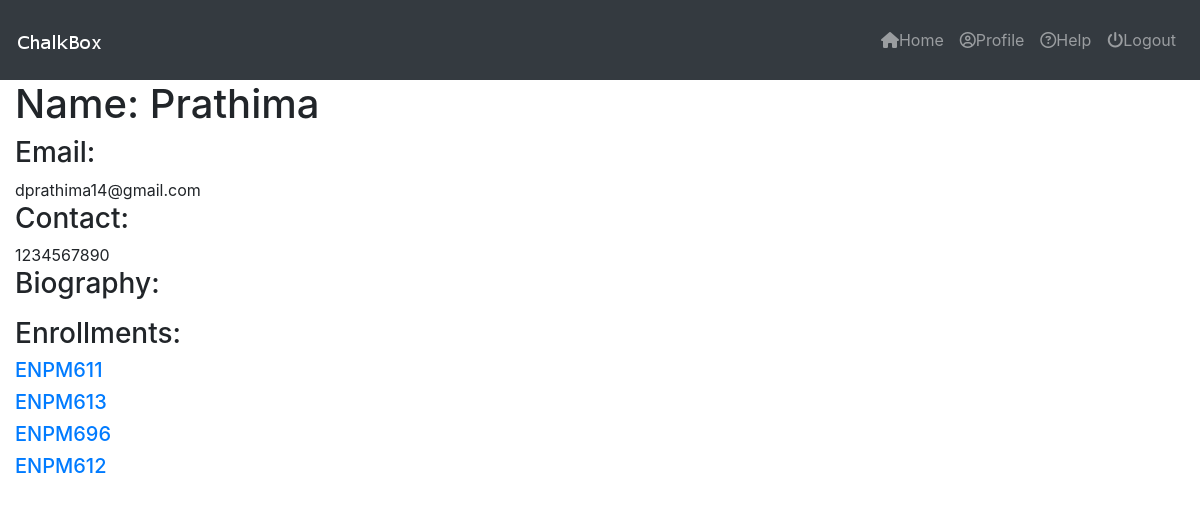
/profile/ (signed in), run on the app's committed database.
### accounts/models.py (models this page shows, shortened)
class User(AbstractBaseUser):
	username    = models.CharField(max_length=120)
	email       = models.EmailField(max_length=255, unique=True)
	full_name   = models.CharField(max_length=255, blank=True, null=True)
	biography   = models.TextField(blank=True)
	phone_number= models.IntegerField(blank=True, null=True)
	is_active   = models.BooleanField(default=True) # can login
	staff       = models.BooleanField(default=False) # staff user non superuser
	admin       = models.BooleanField(default=False) # superuser
	timestamp   = models.DateTimeField(auto_now_add=True)
	courses     = models.ManyToManyField(Course, blank=True)
	USERNAME_FIELD = 'email'
	REQUIRED_FIELDS = [] #['full_name'] #python manage.py createsuperuser
	objects = UserManager()

### courses/models.py (models this page shows, shortened)
class Course(models.Model):
    course_code = models.CharField(max_length=120)
    course_title = models.CharField(max_length=120)
    course_description = models.TextField(blank=True)
    updated     = models.DateTimeField(auto_now=True)
    timestamp   = models.DateTimeField(auto_now_add=True)
    syllabus	= models.FileField(null=True, blank=True)
    publish_syllabus   = models.BooleanField(default=False)
    def get_absolute_url(self):
    	return reverse("courses:detail", kwargs={"cid": self.id})

### accounts/views.py (the view)
def user_profile(request):
	user = get_object_or_404(User, id=request.user.id)
	queryset = user.courses.all()
	context = {
		"name": user.username,
		"user": user,
		"courses": queryset,
	}
	return render(request, "account/user_profile.html", context)

### templates/account/user_profile.html (shortened to what this page needs)
{% extends "base_navbar.html" %}
{% block content %}
<div class="container-fluid">
	<div class="content">
	<h1>Name: {{ name }}</h1>
	<div>
		<h3>Email:</h3> {{ user.email }}
		<h3>Contact:</h3> {{ user.phone_number }}
		<h3>Biography:</h3>
		<h3>Enrollments:</h3>
		{% for course in courses %}
			<h5><a href='{{ course.get_absolute_url }}'>{{ course.course_code }}</a></h5>
		{% endfor %}
	</div>
	</div>
</div>
{% endblock %}

### static_proj/static_root/css/custom.css (style rules this page uses)
.content { padding-top: 10vh; }

### data on the page
User: username "Prathima", email "dprathima14@gmail.com", phone_number "1234567890"
Course: course_code "ENPM611"
Course: course_code "ENPM613"
Course: course_code "ENPM696"
Course: course_code "ENPM612"
